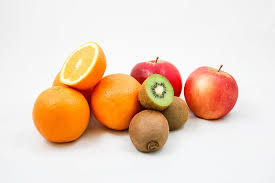
#> input picture img/Pic_circle2.jpg, 275 x 183 px
$ python -i image_utils.py   (imports and definitions only)
#> lines starting #> are read from the running program, lines starting #| are printed output that depends on the picture; after the words box and inside, x2 and y2 are one past the last pixel; in counts of white or black regions, pixels touching at a corner belong together
import cv2
import numpy as np
import matplotlib.pyplot as plt
import os
from skimage.filters import roberts, prewitt, sobel

def load_and_convert_to_grayscale(image_path):
#> called with image_path = 'img/Pic_circle2.jpg'
    image = cv2.imread(image_path)
#> image is the input picture: shape (183, 275, 3); mean B, G, R 193.3, 212.1, 236.1
    if image is None:
        print(f"Error: Could not load image from {image_path}")
        return None
    return cv2.cvtColor(image, cv2.COLOR_BGR2GRAY)
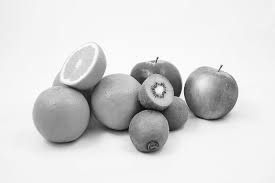
#> returned value: shape (183, 275); min 11, max 255, mean 217.1

def roberts_edge_detection(gray_image):
    edges = roberts(gray_image)
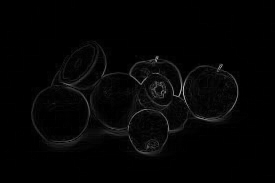
#> edges: shape (183, 275) float64; min 0, max 0.745, mean 0.0174
    return (edges * 255).astype(np.uint8)

def prewitt_edge_detection(gray_image):
    edges = prewitt(gray_image)
    return (edges * 255).astype(np.uint8)

def sobel_edge_detection(gray_image):
    edges = sobel(gray_image)
    return (edges * 255).astype(np.uint8)

def canny_edge_detection(gray_image):
    return cv2.Canny(gray_image, threshold1=100, threshold2=200)
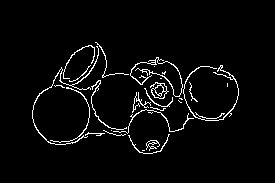
#> returned value: shape (183, 275); 3.7% white in thin lines or dots, all inside (x1, y1, x2, y2) = (32, 42, 239, 154)

def process_image(image_path, output_dir="output"):
    if not os.path.exists(output_dir):
        os.makedirs(output_dir)

    gray_image = load_and_convert_to_grayscale(image_path)
    if gray_image is None: return

    # Process various Edge Detection algorithms
    results = {
        "Original": cv2.cvtColor(cv2.imread(image_path), cv2.COLOR_BGR2RGB),
        "Grayscale": gray_image,
        "Roberts": roberts_edge_detection(gray_image),
        "Prewitt": prewitt_edge_detection(gray_image),
        "Sobel": sobel_edge_detection(gray_image),
        "Canny": canny_edge_detection(gray_image)
    }

    # Visualization using Matplotlib
    fig, axes = plt.subplots(2, 3, figsize=(15, 10))
    fig.suptitle(f'Edge Detection Comparison: {os.path.basename(image_path)}', fontsize=16)

    for ax, (title, img) in zip(axes.ravel(), results.items()):
        cmap = 'gray' if title != "Original" else None
        ax.imshow(img, cmap=cmap)
        ax.set_title(title)
        ax.axis('off')
#> this loop made 6 passes
#> title on passes 1 to 6: 'Original', 'Grayscale', 'Roberts', 'Prewitt', 'Sobel', 'Canny'

    plt.tight_layout()

    # Save the result to the output folder
    save_path = os.path.join(output_dir, f"result_{os.path.basename(image_path)}")
    plt.savefig(save_path)
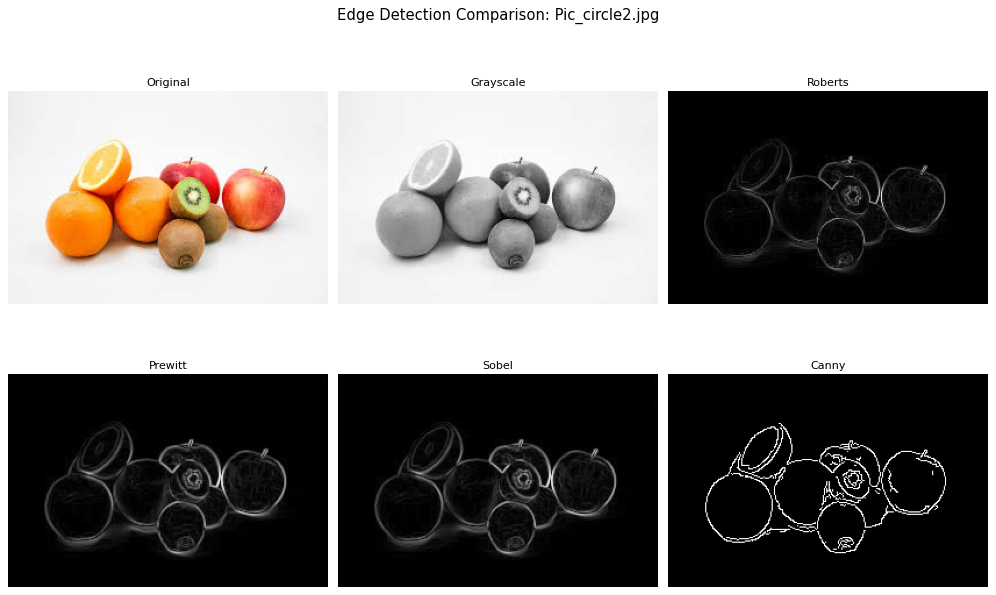
#> figure drawn by matplotlib, 6 panels
    print(f"Successfully processed and saved to: {save_path}")

>>> result = process_image('img/Pic_circle2.jpg')

$ run again, on img/pic_circle1.jpg
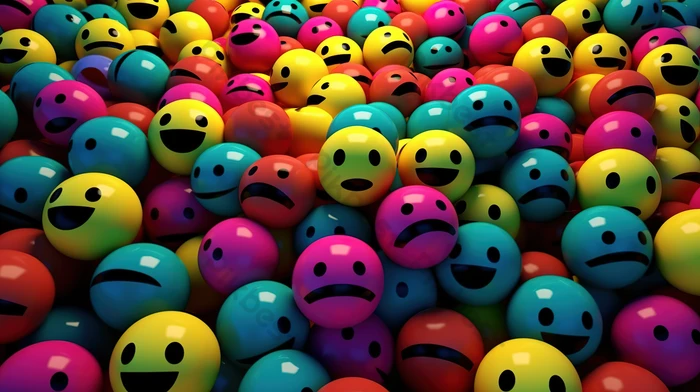
#> input picture img/pic_circle1.jpg, 700 x 392 px
#> in load_and_convert_to_grayscale, image is the input picture: shape (392, 700, 3); mean B, G, R 56.3, 68.4, 90
#> in load_and_convert_to_grayscale, `return cv2.cvtColor(image, cv2.COLOR_BGR2GRAY)`:
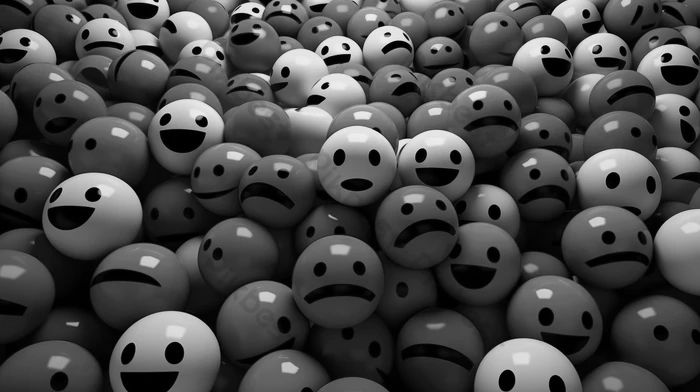
#> returned value: shape (392, 700); min 0, max 240, mean 73.5
#> in canny_edge_detection, `return cv2.Canny(gray_image, threshold1=100, threshold2=200)`:
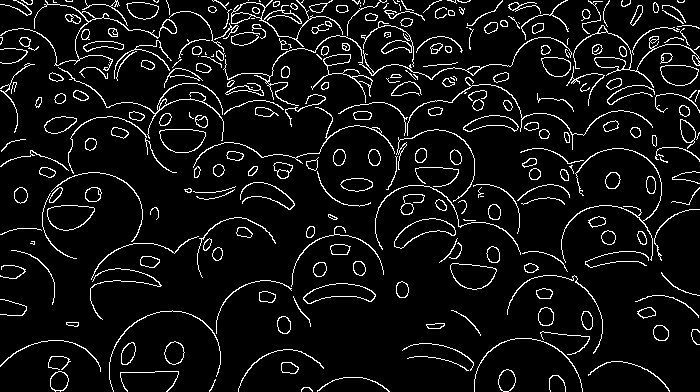
#> returned value: shape (392, 700); 7.2% white in thin lines or dots
#> the loop in process_image, `for ax, (title, img) in zip(axes.ravel(), results.items()):` made 6 passes
#> title on passes 1 to 6: 'Original', 'Grayscale', 'Roberts', 'Prewitt', 'Sobel', 'Canny'
